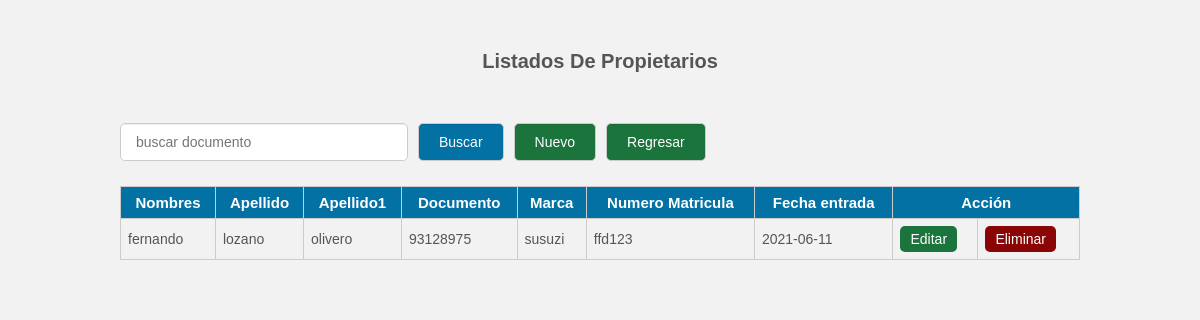
The page /propietario_pagina/index.php on the database its author committed.
### tables this page shows
CREATE TABLE `propietario` (
  `id` int(11) NOT NULL,
  `nombres` varchar(50) NOT NULL,
  `apellido` varchar(50) NOT NULL,
  `apellido1` varchar(50) NOT NULL,
  `documento` varchar(10) NOT NULL,
  `marca` varchar(100) NOT NULL,
  `num_matricula` varchar(10) NOT NULL,
  `fecha_entrada` date NOT NULL
);

### propietario_pagina/index.php (the view, shortened to what this page needs)
<?php
	include_once 'conexion.php';
	$sentencia_select=$con->prepare('SELECT *FROM propietario ORDER BY id ');
	$sentencia_select->execute();
	$resultado=$sentencia_select->fetchAll();
?>
<!DOCTYPE html>
<html lang="es">
<head>
	<link rel="stylesheet" href="css/estilo.css">
</head>
<body>
	<div class="contenedor">
		<h2>Listados De Propietarios</h2>
		<div class="barra__buscador">
			<form action="" class="formulario" method="post">
				<input type="text" name="buscar" placeholder="buscar documento"
				value="<?php if(isset($buscar_text)) echo $buscar_text; ?>" class="input__text">
				<input type="submit" class="btn" name="btn_buscar" value="Buscar">
				<a href="insert.php" class="btn btn__nuevo">Nuevo</a>
				<a href="../pagina_usuario/modelo/home.php" class="btn btn__nuevo">Regresar</a>
			</form>
		</div>
		<table>
			<tr class="head">
				<td>Nombres</td>
				<td>Apellido</td>
				<td>Apellido1</td>
				<td>Documento</td>
				<td>Marca</td>
				<td>Numero Matricula</td>
				<td>Fecha entrada</td>
				<td colspan="2">Acción</td>
			</tr>
			<?php foreach($resultado as $fila):?>
				<tr >
					<td><?php echo $fila['nombres']; ?></td>
					<td><?php echo $fila['apellido']; ?></td>
					<td><?php echo $fila['apellido1']; ?></td>
					<td><?php echo $fila['documento']; ?></td>
					<td><?php echo $fila['marca']; ?></td>
					<td><?php echo $fila['num_matricula']; ?></td>
					<td><?php echo $fila['fecha_entrada']; ?></td>
					<td><a href="update.php?id=<?php echo $fila['id']; ?>"  class="btn__update" >Editar</a></td>
					<td><a href="delete.php?id=<?php echo $fila['id']; ?>" class="btn__delete">Eliminar</a></td>
				</tr>
			<?php endforeach ?>
		</table>
	</div>
</body>
</html>

### propietario_pagina/css/estilo.css (style rules this page uses)
* { padding: 0; margin: 0px; box-sizing: border-box; }
body { font-family: 'Arial',sans-serif; font-size: 16px; background: #f2f2f2; }
a { text-decoration: none; }
.contenedor { width: 80%; max-width: 1000px; margin: 30px auto; overflow: hidden; }
h2 { display: block; margin-top: 20px; margin-bottom: 20px; text-align: center; font-size: 20px; font-family: 'Arial', sans-serif; font-weight: bold; color: #555; }
.barra__buscador { width: 100%; margin-top: 50px; margin-bottom: 10px; }
.formulario { display: flex; width: 100%; overflow: hidden; }
form .input__text { width: 100%; border: 1px solid #ccc; border-radius: 5px; box-shadow: 0 1px 1px rgba(0, 0, 0, 0.075) inset; color: #848688; display: block; font-size: 14px; margin-bottom: 15px; padding: 10px 15px; max-width: 30%; margin-right: 10px; outline: medium none; }
form .btn { border: 1px solid #ccc; border-radius: 5px; box-shadow: 0 1px 1px rgba(0, 0, 0, 0.075) inset; color: #fff; display: block; font-size: 14px; background: rgb(3, 113, 163); margin-bottom: 15px; padding: 10px 20px; margin-right: 10px; outline: medium none; cursor: pointer; }
.btn__nuevo { float: right; background: #1b743c !important; }
table { width: 100%; border-collapse: collapse; }
table .head { background: rgb(3, 113, 163); }
table .head td { color: #fff; font-family: 'Arial',sans-serif; font-weight: bold; font-size: 15px; text-align: center; }
table tr td { border:1px solid #ccc; padding: 7px; font-size: 14px; color: #555; }
.btn__update { display: inline-block; font-size: 14px; background: #1b743c; color: #fff; border-radius: 5px; padding: 5px 10px; }
.btn__delete { display: inline-block; font-size: 14px; background: #8a0505; color: #fff; border-radius: 5px; padding: 5px 10px; }

### rows shown on the page
propietario: nombres "fernando", apellido "lozano", apellido1 "olivero", documento "93128975", marca "susuzi", num_matricula "ffd123", fecha_entrada "2021-06-11"
